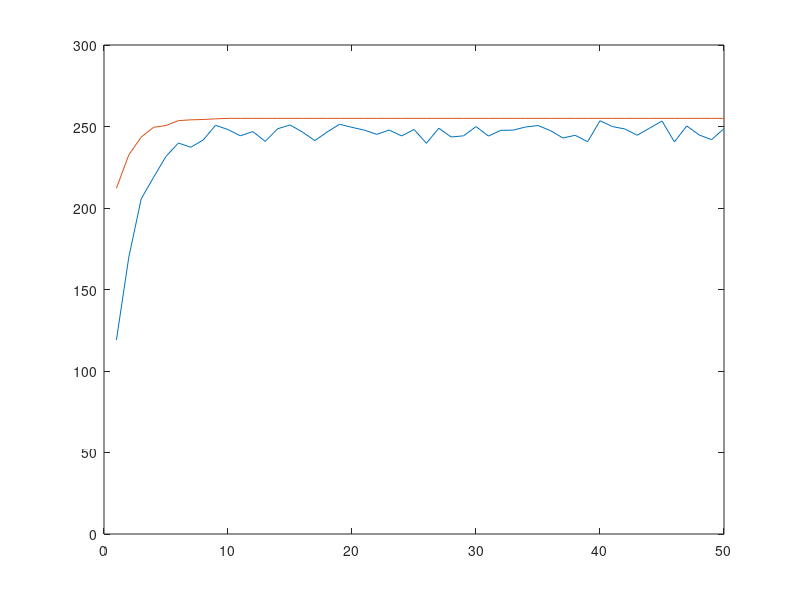

Reproduce this figure in MATLAB.
function GA
clc, clearvars
%exercise written 14 August 2006 by Anders Brodin

%global variables:
global POPSIZE GENE_NUMBER MAX_GENERATIONS NUM_BREED;
POPSIZE = 50;                   %popsize is number of chromosomes in the population
GENE_NUMBER = 8;                %gene number is number of genes in each chromosome, should be one in these simple tasks
MAX_GENERATIONS = 50;           %number of iterations
NUM_BREED = 20;                 %out of the 50 chromsomes (= possible solutions) the 20 best are allowed to reproduce

%genetic operators
global mutation_rate mutation_free;%crossover_rate 
mutation_rate = 0.04;           %how large percentage of the genes experience mutations
mutation_free = 10;             %number of topranked Individuals that should be saved from mutation

%global structure delaration
global Ind Gene Fitness;
global Results1 Results2 Results3;
Results1 = zeros(MAX_GENERATIONS);
Results2 = zeros(MAX_GENERATIONS);
Results3 = zeros(MAX_GENERATIONS);

rand('twister',sum(100*clock));%'state'
Create_pop                                          %calls function that generates random chromosomes
for generation = 1 : MAX_GENERATIONS                %how long should the algorithm run?
   Evaluate_fitness;                                %calling function "evaluate_fitness" below
   Sort;                                            %calling function "sort" below
   Reproduce;                                       %calling function "reproduce" below
   Mutate;                                          %calling function "mutate" below
   Output (generation);                             %calling function that writes result to Excel sheet
end                                                 %end of "for" loop
%__________________________________________________________________________
function Create_pop()                               %This function creates a random population of 50 chromosomes
global POPSIZE GENE_NUMBER Ind;                     % Gene Fitness;
for Count1 = 1 : POPSIZE                            %For counter for the chromosomes
    for Count2 = 1 : GENE_NUMBER                    %For counter for genes inside chromosomes
        g = rand(1);                                %g is a random number between 0 and 1
        if g < 0.5                                  %fill genes with either 0 or 1
            Ind(Count1).Gene(Count2) = 0;           %0 or 1 is written into the array "Ind" which is an
        else                                        %array of a user defined variable (like struct or class)
            Ind(Count1).Gene(Count2) = 1;           %the "Gene" is and integer inside the composite variable
        end
    end
    Ind(Count1).Fitness = -1;                       % This fills the ind.Fitness varaibale with -1 to start with
end
%__________________________________________________________________________
function Evaluate_fitness()                         %This function calculates the base two number of ones and zeros
global POPSIZE GENE_NUMBER Ind;% Gene Fitness;
for Count1 = 1 : POPSIZE
   Added_Value = 0;
   for Count2 = GENE_NUMBER : -1 : 1
       X = 2 ^ (GENE_NUMBER - Count2);
       if Ind(Count1).Gene(Count2) == 1             %whenever there is a 1 (and not a 0) add the number X to the total
           Added_Value = Added_Value + X;
       end 
   end
   Ind(Count1).Fitness = Added_Value;
end
%__________________________________________________________________________
function Reproduce()
global POPSIZE NUM_BREED GENE_NUMBER Ind; % crossover_rate;
countback = POPSIZE;
for Count1 = 1 : 2 : (POPSIZE / 2)
    if Count1 <= NUM_BREED       
        Gene_No = 8 * rand(1) + 1;
        for Count2 = 1 : GENE_NUMBER
            if Count2 <= Gene_No
                Ind(countback).Gene(Count2) = Ind(Count1).Gene(Count2);
                Ind(countback - 1).Gene(Count2) = Ind(Count1 + 1).Gene(Count2);
            else
                Ind(countback).Gene(Count2) = Ind(Count1 + 1).Gene(Count2);
                Ind(countback - 1).Gene(Count2) = Ind(Count1).Gene(Count2);
            end
        end
        countback = countback - 2;        
    end
end
%__________________________________________________________________________
function Mutate()
global GENE_NUMBER POPSIZE mutation_free mutation_rate Ind;
for Count1 = mutation_free : POPSIZE
    for Count2 = 1 : GENE_NUMBER
        Chance = rand(1);
        if Chance <= mutation_rate
            if Ind(Count1).Gene(Count2) == 0
                Ind(Count1).Gene(Count2) = 1;
            else
                Ind(Count1).Gene(Count2) = 0;
            end
        end
    end
end
%__________________________________________________________________________
function Sort()
global POPSIZE Ind Fitness;
for i = 1 : (POPSIZE - 1)
    m = i + 1;
    for j = (i + 1) : POPSIZE
        if Ind(j).Fitness > Ind(m).Fitness
            m = j;
        end
    end
    if Ind(m).Fitness > Ind(i).Fitness
        tmp = Ind(i);
        Ind(i) = Ind(m);
        Ind(m) = tmp;
    end
end
%__________________________________________________________________________
function Output(generation)
global POPSIZE Ind MAX_GENERATIONS Results1 Results2 Results3;
addfitness = 0;
add_top = 0;
for Count = 1 : POPSIZE
    addfitness = addfitness + Ind(Count).Fitness;
    if Count <= 10
       add_top = add_top + Ind(Count).Fitness;
    end 
end
meantopfitness = add_top / 10;
meanfitness = addfitness / POPSIZE;
Results1(generation) = generation;
Results2(generation) = meanfitness;
Results3(generation) = meantopfitness;
meantopfitness
if generation == MAX_GENERATIONS
    plot(Results1,Results2,Results1,Results3)
end
%________________________________________________________________________
function Make_Array()
global Ind Gene Fitness POPSIZE GENE_NUMBER;
for Count = 1 : POPSIZE
    %Ind(Count).Gene = [];               
    Ind(Count).Fitness = -2;
    for Count2 = 1 : GENE_NUMBER
        Ind(Count).Gene(Count2)= 0;
    end
end





